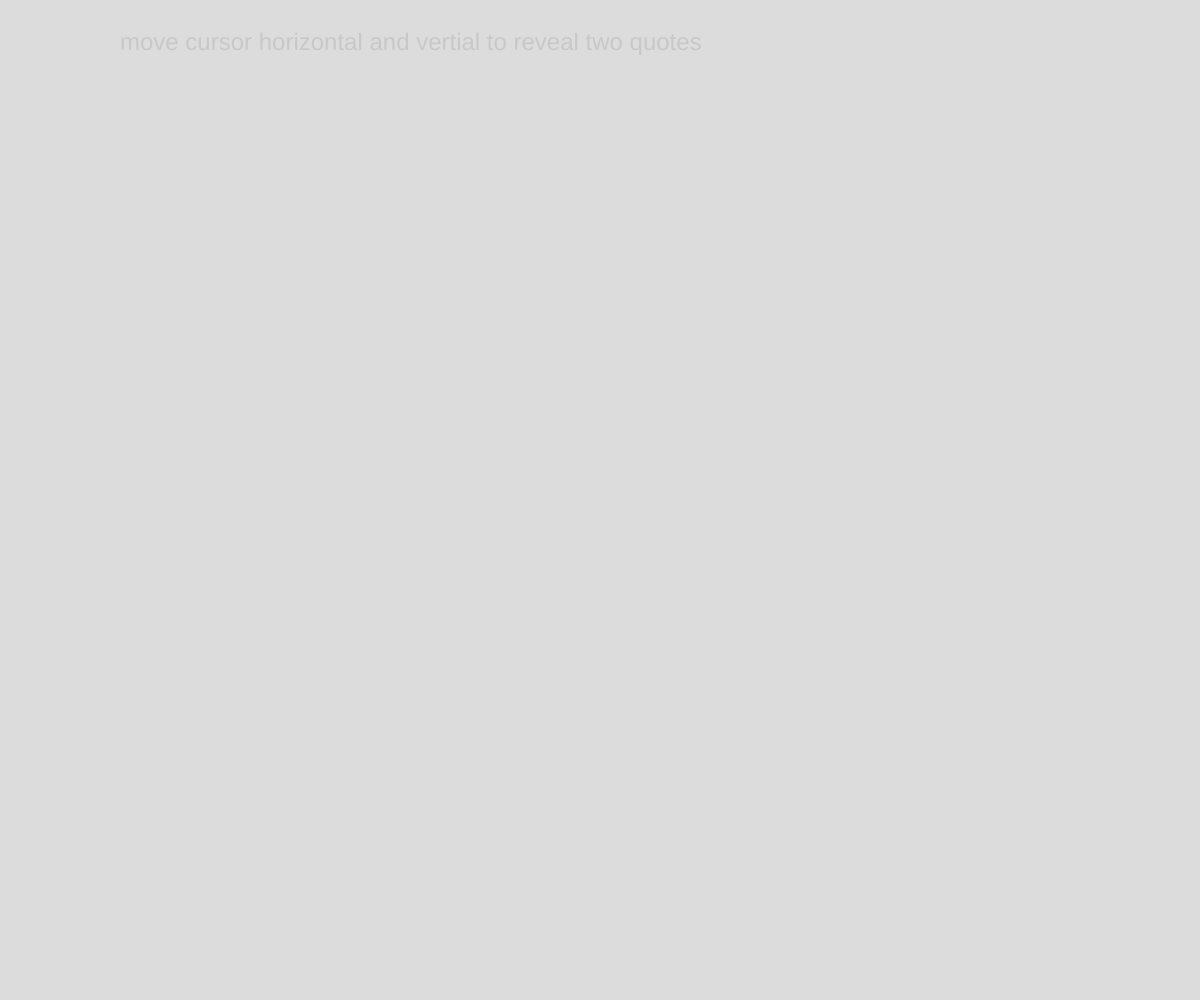
Frame 1 (no input)
Frame 60 (no input): identical to frame 1, image omitted
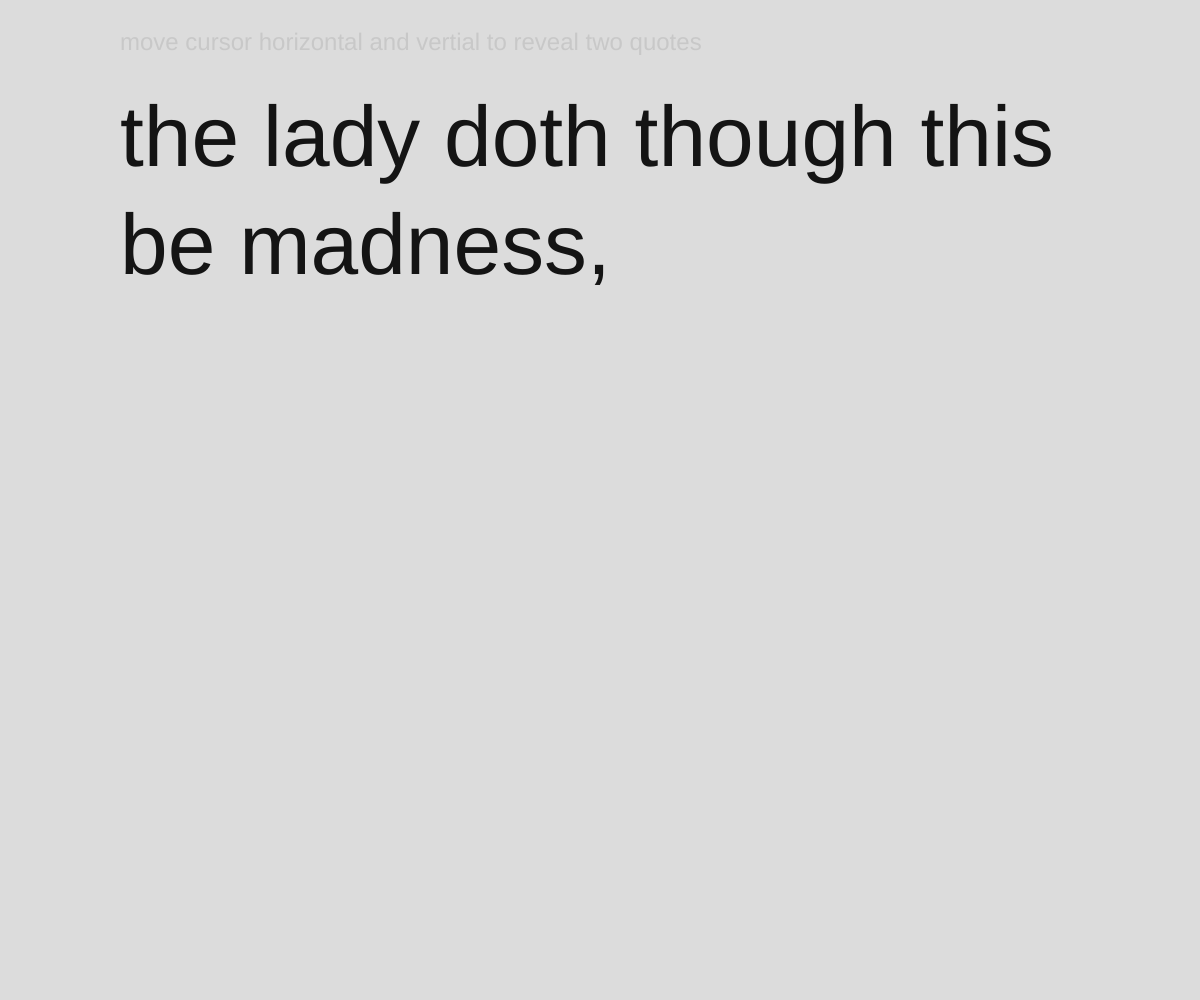
Frame 120 (the mouse pressed at the canvas centre since frame 60)

The p5.js sketch that drew these frames (run headless with seeded random() and noise() and a simulated clock; from frame 60 on, the mouse is pressed at the canvas centre):

// p5.js sketch
// ── sketch.js
var quotes = [
	'to be, or not to be: that is the question',
	'though this be madness, yet there is method int',
	'there is nothing either good or bad, but thinking makes it so',
	'the lady doth protest too much, methinks',
	'brevity is the soul of wit'
]

var string1,
	string2

function windowResized() {
  resizeCanvas(windowWidth, windowHeight);
}

function setup() {
	
	createCanvas(windowWidth, windowHeight)
	
	// split the quotes
	
	for (i = 0; i < quotes.length; i++) {
		quotes[i] = quotes[i].split(' ')
	}
	
	string1 = random(quotes)
	string2 = random(quotes)
	
}

function draw() {
	
	background(220)
	
	controlX = map(mouseX, 0, width, 0, string1.length * 0.9)
	controlY = map(mouseY, 0, height, 0, string2.length * 0.9)
	
	writeText = concat(string1.slice(0, controlX), string2.slice(0, controlY)).join(' ')
	// console.log(writeText)
	
	textSize(width / 14)
	fill(20)
	text(writeText, width * 0.1, height * 0.1, width * 0.8)
	
	textSize(width / 50)
	fill(200)
	text('move cursor horizontal and vertial to reveal two quotes', width * 0.1, height * 0.05)
	
}
